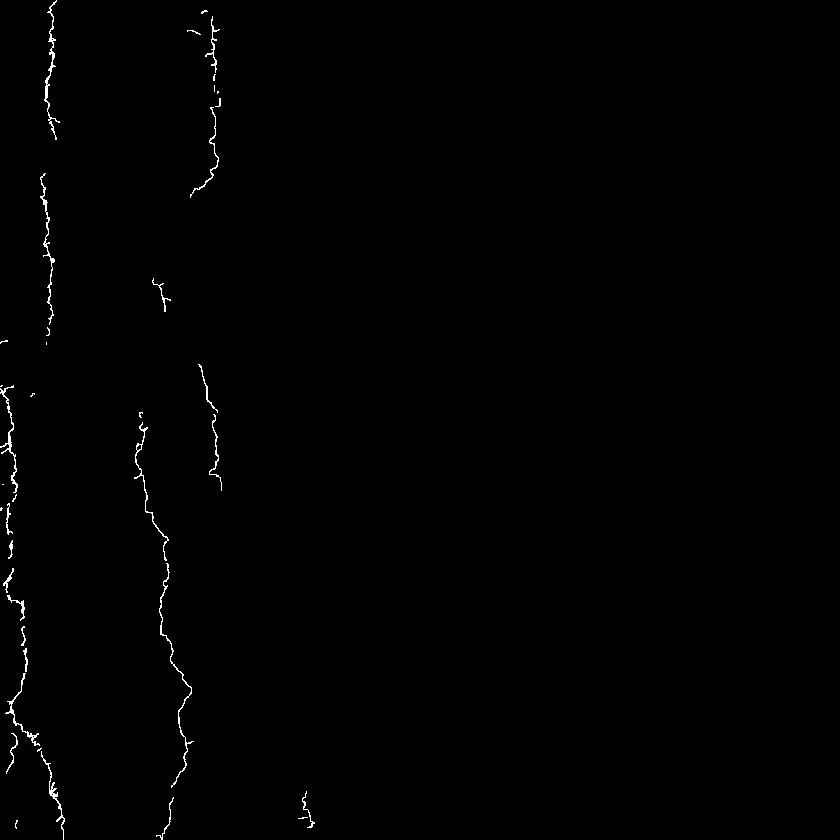
#> input picture road_anomaly_detector/main/model/utils/vej_2_25_00004_mask.png, 840 x 840 px, shrunk from 2048 x 2048 before the run, found by its file name; the run also reads 1 picture not shown here
$ python test_f1_score.py
#> lines starting #> are read from the running program, lines starting #| are printed output that depends on the picture; after the words box and inside, x2 and y2 are one past the last pixel; in counts of white or black regions, pixels touching at a corner belong together
import numpy as np
from sklearn.metrics import f1_score
from PIL import Image

def calculate_f1_score(mask1, mask2, zero_division=1):
    """
    Calculate the F1 score between two binary masks.

    Parameters:
    - mask1: numpy array or filepath to the first mask (ground truth).
    - mask2: numpy array or filepath to the second mask (prediction).
    - zero_division: Value to return when precision or recall is undefined (default=1).

    Returns:
    - f1: F1 score as a float.
    """
#> called with zero_division = 1
    # Load masks
    if isinstance(mask1, str):
        mask1 = np.array(Image.open(mask1).convert("1"), dtype=np.uint8)
#> mask1: shape (840, 840); values 0 (black) and 1 (white), 0.48% white in thin lines or dots, all inside (x1, y1, x2, y2) = (0, 0, 315, 840)
    if isinstance(mask2, str):
        mask2 = np.array(Image.open(mask2).convert("1"), dtype=np.uint8)
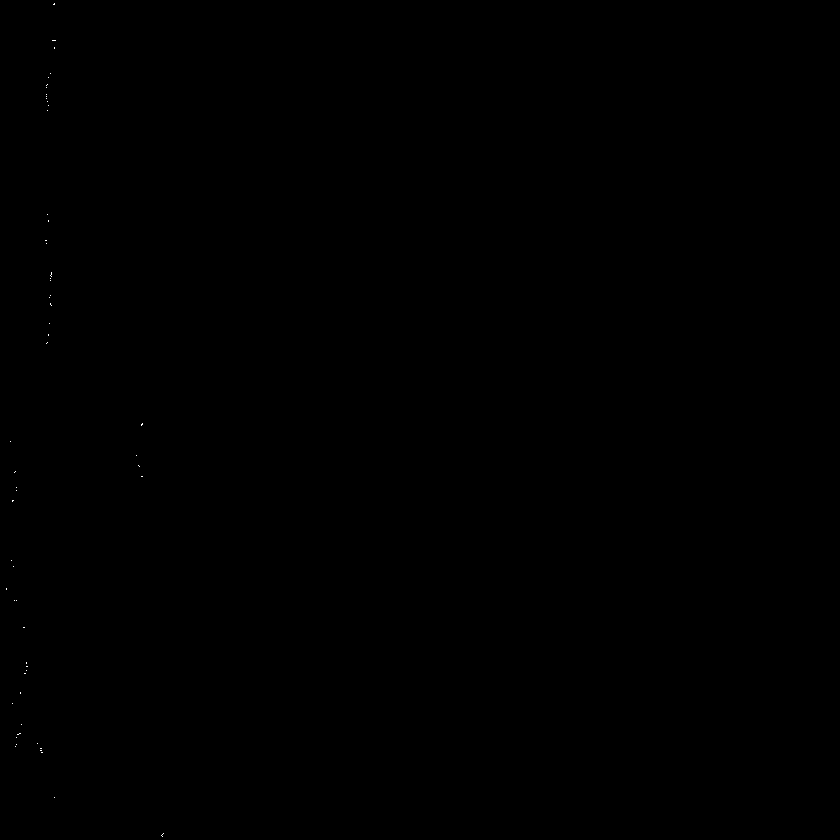
#> mask2: shape (840, 840); values 0 (black) and 1 (white), 0.01% white in thin lines or dots, all inside (x1, y1, x2, y2) = (6, 3, 164, 837)

    # Check mask shape
    if mask1.shape != mask2.shape:
        raise ValueError(f"Masks must have the same dimensions, but got {mask1.shape} and {mask2.shape}.")

    # Flatten masks
    mask1_flat = mask1.flatten()
    mask2_flat = mask2.flatten()

    # Calculate F1 score
    f1 = f1_score(mask1_flat, mask2_flat, zero_division=zero_division)
#> f1 = 0.044

    return f1

if __name__ == "__main__":
    #Simple test of F1 score
    mask1_path = "road_anomaly_detector/main/model/utils/vej_2_25_00004_mask.png"  # Path to ground truth mask
    mask2_path = "road_anomaly_detector/main/model/utils/vej_2_25_00004_image_combined_mask.png"    # Path to predicted mask

    try:
        f1 = calculate_f1_score(mask1_path, mask2_path)
#> f1 = 0.044
        print(f"F1 Score: {f1:.4f}")
#| F1 Score: 0.0440
    except ValueError as e:
        print(f"Error: {e}")
